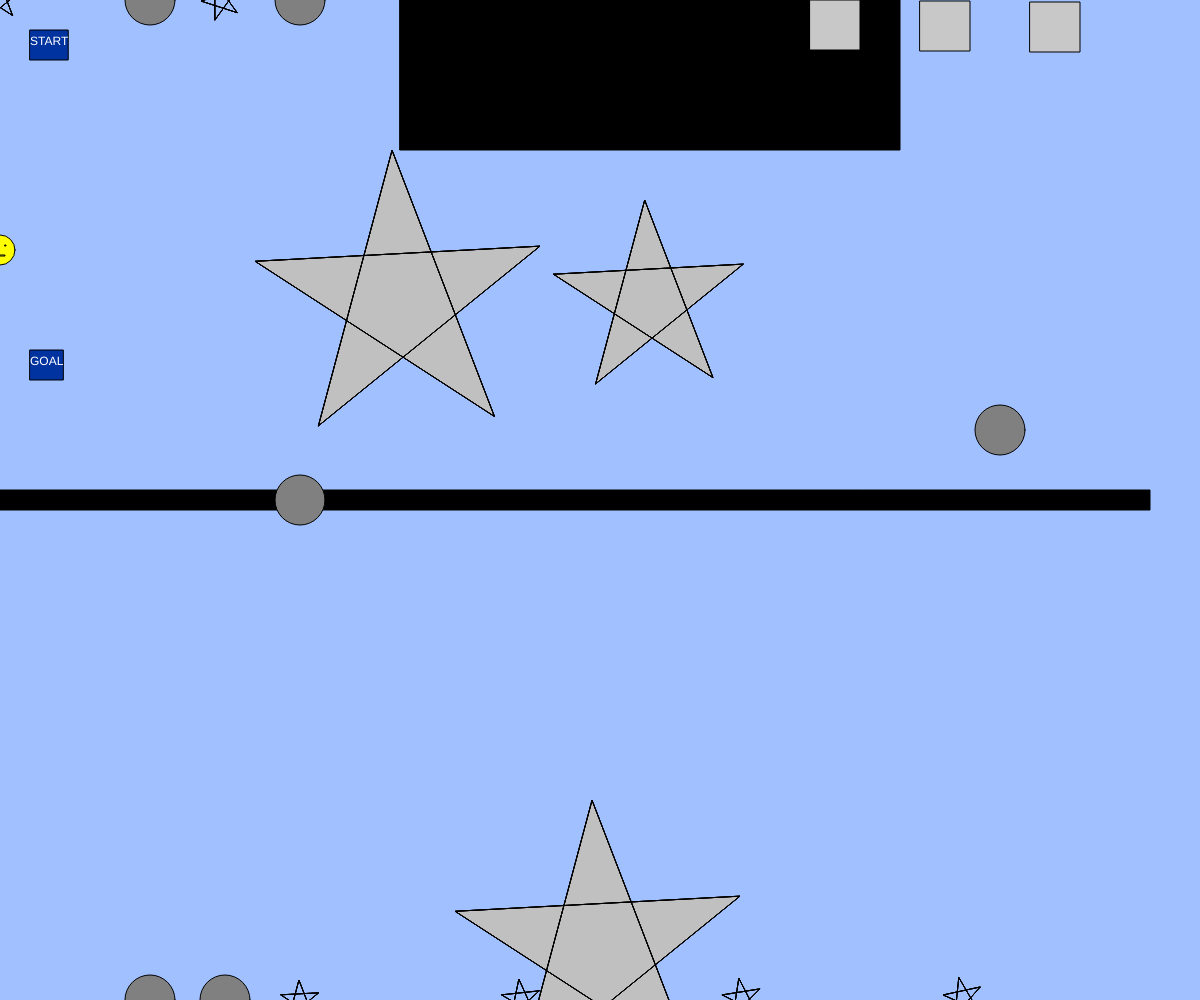
Frame 1 (no input)
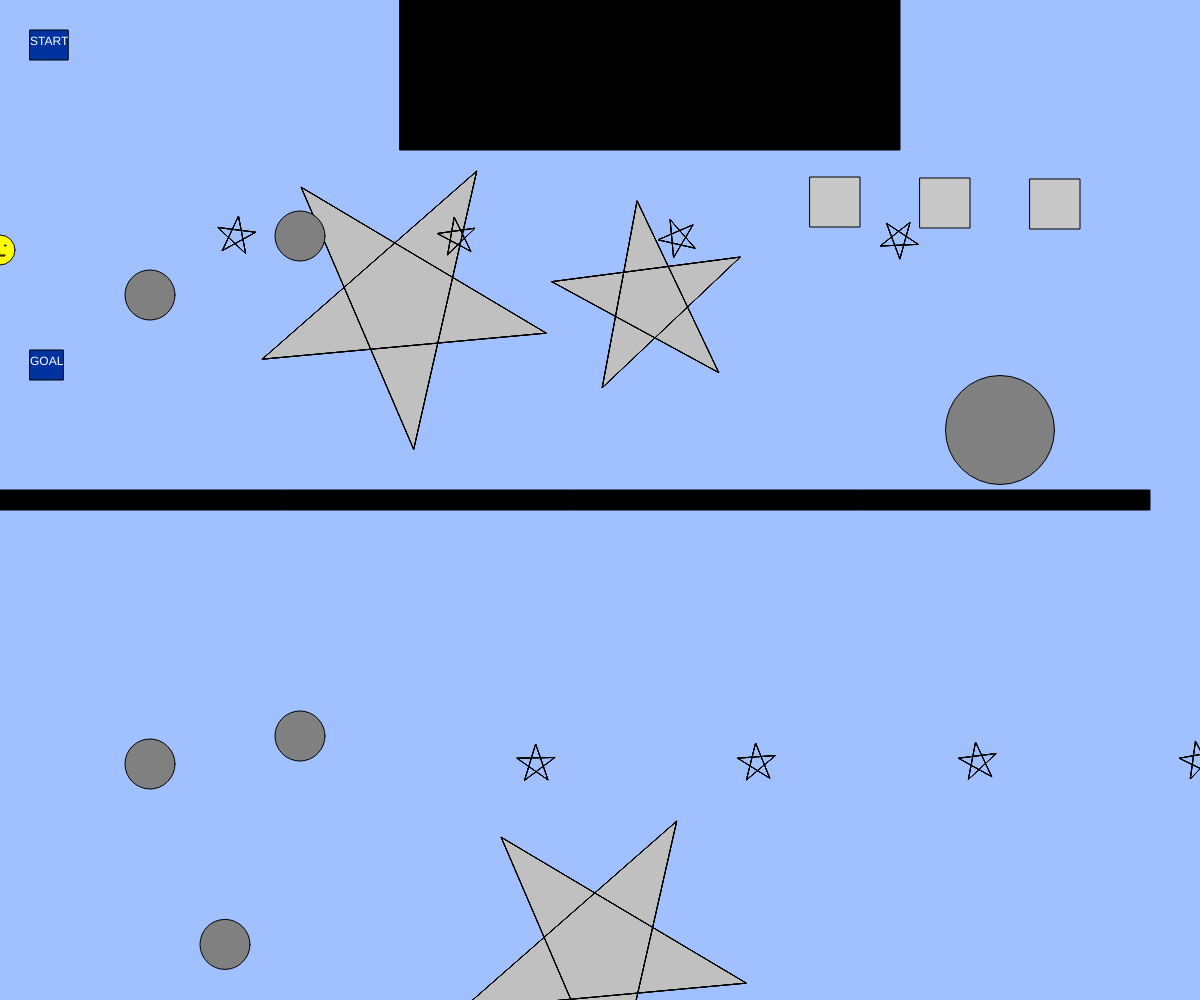
Frame 60 (no input)
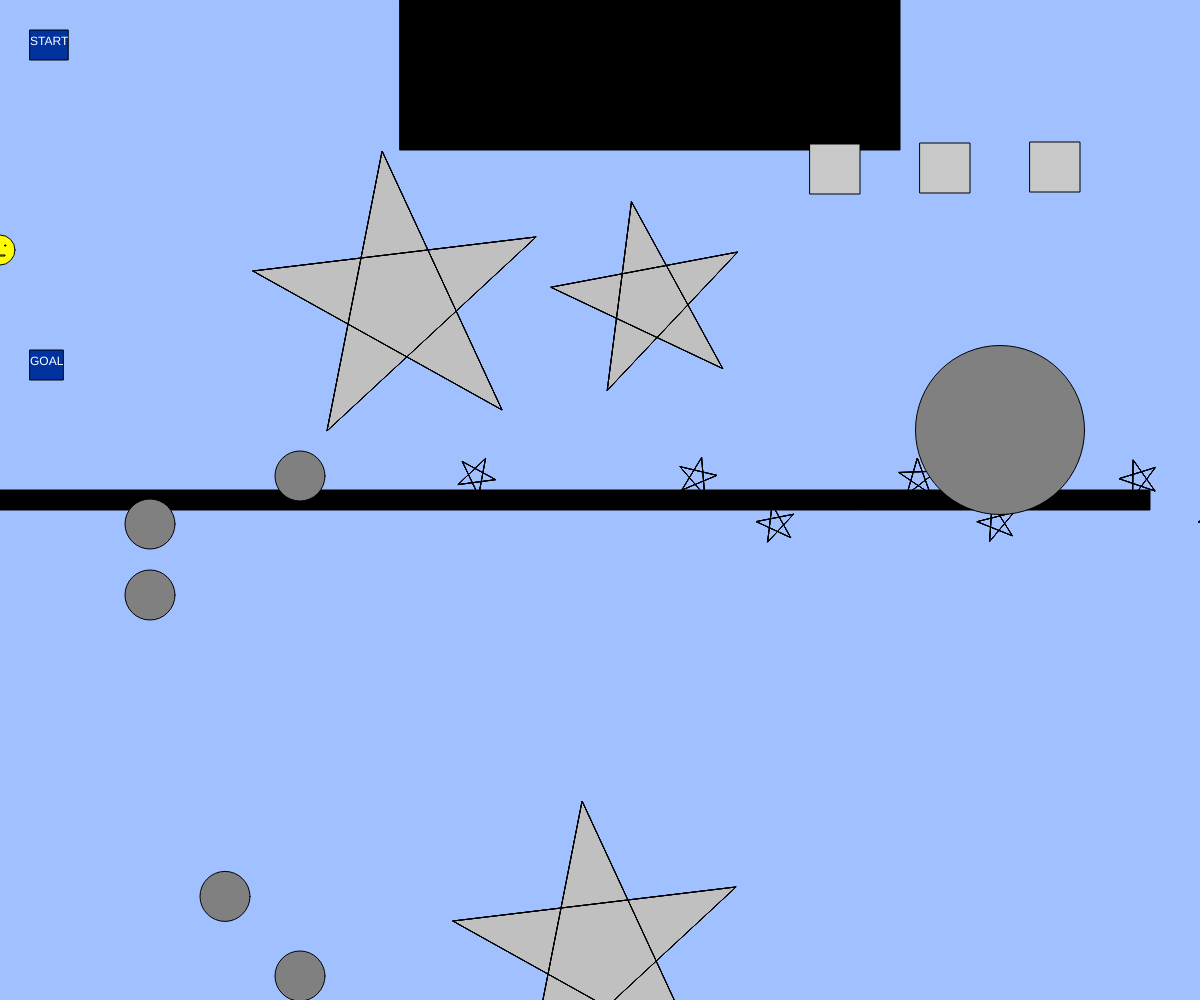
Frame 120 (the mouse pressed at the canvas centre since frame 60)

The p5.js sketch that drew these frames (run headless with seeded random() and noise() and a simulated clock; from frame 60 on, the mouse is pressed at the canvas centre):

// p5.js sketch
// ── sketch.js
// 最終課題を制作しよう
let x, y, a, b, c, d, e, l, f, g;
let angle, m, n, o;
let vc, vd, vf, vg, vp, vq;
let count, cycle, size;

function setup(){
  createCanvas(windowWidth, windowHeight);
  x = 0
  y = height/4
  angle = 10
  m = 10
  n = 10
  o = 10
  a = 0
  b = height/2
  c = 0
  d = 0
  e = height
  l = height
  f = 0
  g = 0
  p = 0
  q = 0
  vc = 5
  vd = 1
  ve = 4
  vl = 0.8
  vf = 0
  vg = 0
  vp = 300
  vq = height
  count = 0;
  cycle = 300;
  size = 0;
}

function draw(){
  background(160, 192, 255);
  face(x, y, 30, 255, 255, 0);
  push();
  fill(0, 0, 0);
  rect(400, 0, 500, 150)
  rect(0, height/2 - 10, width - 50, 20);
  pop();
  push();
  fill(192, 192, 192)
  star(400, 300, 150, angle);
  star(600, height - 50, 150, angle);
   angle += 0.01;
  star(650, 300, 100, m);
   m += 0.02;
  pop();
  push();
  noFill();
  for(let j = 0; j <4; j++){
  star(vf + 220*j, vg, 20, n);
   n += 50;
   vf += 1;
   vg += 1;
   if(vg > height){vf = 0, vg = 0};
  }
  for(let k = 0; k <4; k++){
  star(vp + 220*k, vq, 20, o);
   o += 10
   vp += 1;
   vq -= 1;
   if(vq < 0){vp = 400, vq = height};
  }
  pop();
  push();
  fill(128, 128, 128);
  ellipse(300, a, 50);
   a += 4;
   if(a > height){ a = 0; }
  ellipse(300, b, 50,);
   b += 4;
   if(b > height){ b = 0; }
  ellipse(150, c, 50);
   c += vc
   if(c < 0 || c > height){ vc = -1 * vc; } ;
   c = constrain(c, 0, height);
  pop();
  push();
  fill(200, 200, 200);
  for(let i = 1; i <4; i++){
  rect(i * 110 + 700, d, 50, 50);
   d += vd
   if(d < 0 || d > 250){ vd = -1 * vd; }
   d = constrain(d, 0, 250);
  }
  pop();
  push();
  fill(128, 128, 128);
  ellipse(150, e, 50);
   e -= ve
   if(e < 340 || e > height){ ve = -1 * ve; }
   e = constrain(e, 340, height);
  ellipse(225, l, 50);
   l -= vl
   if(l < 340 || l > height - 10){ vl = -1 * vl; }
   l = constrain(l, 340, height - 10);
  ellipse(1000, 430, size + 50);
   count = (count + 1) % cycle;
   if (count <= 150){
    size = count
   }
   else {
    size = 300 - count
   }
   pop();
   flag("START", 30, 30, 0, 51, 160)
   flag("GOAL", 30, 350, 0, 51, 160)
}

  function star(zs, zt, r, angle){
      beginShape();
      for(var i = 0; i < 20; i++){
        var theta = TWO_PI * i * 2 / 5 - HALF_PI + angle;
        var s = zs + cos(theta) * r;
        var t = zt + sin(theta) * r;
        vertex(s,t);
      }
      endShape(CLOSE);
}
 function face(x, y, size, A, B, C){
     push();
     fill(A, B, C);
     ellipse(x, y, size)
     rect(x - 5, y - 5, 1, 1);
     rect(x + 5, y - 5, 1, 1);
     rect(x - 5, y + 5, 10, 1);
     pop();
  }
  function flag(t, S, T, P, Q, R){
    let w = textWidth(t);
    let h = textAscent() + textDescent();
    let e = S;
    fill(P, Q, R)
    rect(S, T, w, h + 15);
    fill(255);
    text(t, S, T + h);
  }

function mouseClicked(){
  x = mouseX;
  y = mouseY;
}

function keyPressed(){
  if(keyCode == LEFT_ARROW){ x -= 15; }
  else if(keyCode == RIGHT_ARROW){ x += 15; }
  else if(keyCode == DOWN_ARROW){ y += 15; }
  else if(keyCode == UP_ARROW){ y -= 15; }
  else if(key == " "){ x = 0, y = height/3}
}
function windowResized(){
  resizeCanvas(windowWidth, windowHeight);
}
